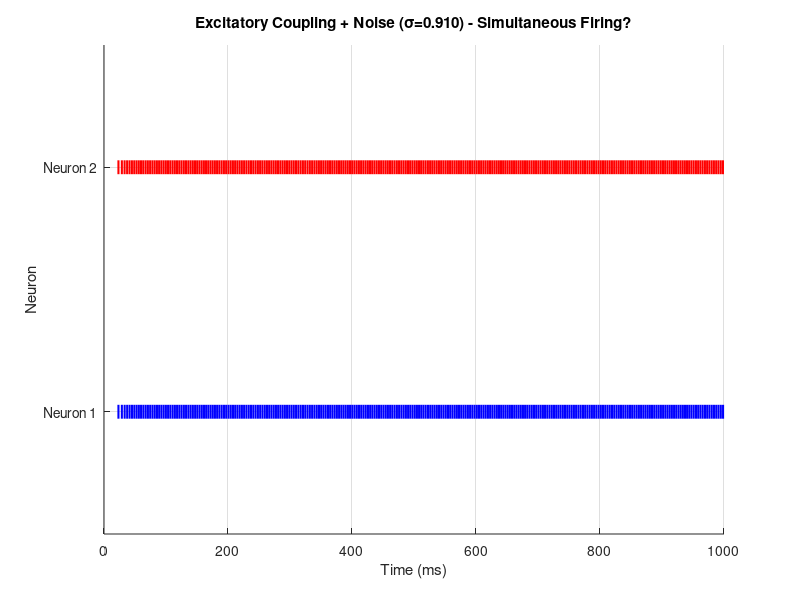
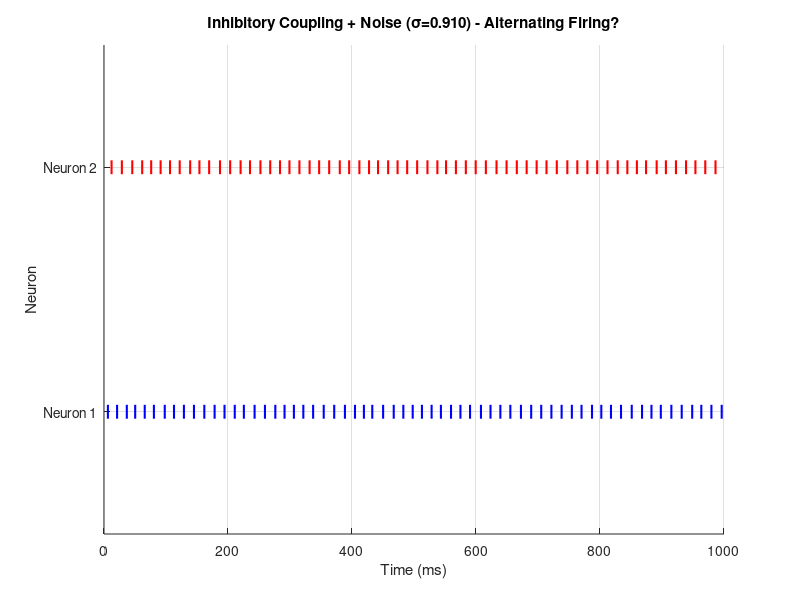

These charts were generated, in order, by the following MATLAB code:
% HW2Prob2d_CoupledLIF_WithNoise.m
% -------------------------------------------------------------------------
% Simulates two mutually coupled LIF neurons WITH independent Gaussian noise.
% Repeats the scenarios from part (b) (Excitatory/Simultaneous,
% Inhibitory/Alternating) using the same parameters, but adds noise
% found in part (c) to observe its effect on firing patterns.
% -------------------------------------------------------------------------

clear; clc; close all;

fprintf('--- Coupled LIF Neuron Simulation with Noise ---\n');

%% === Parameters & Setup ===

% --- LIF Neuron Parameters (consistent) ---
Cm = 1.0;         % uF/cm^2
gL = 0.1;         % mS/cm^2
tau_m = Cm / gL;     % ms
V_rest = -65.0;   % mV
V_th = -55.0;     % mV
V_reset = -75.0;  % mV
t_ref = 2.0;      % ms

% --- Simulation Parameters ---
dt = 0.1;         % Time step (ms)
T_sim = 1000;     % Total simulation time (ms) = 1 second
time_vector = 0:dt:T_sim;
n_steps = length(time_vector);

% --- Noise Parameter (from part c) ---
sigma_found = 0.9102; % Noise standard deviation (uA/cm^2)

fprintf('Base LIF Params: tau_m=%.1f, V_rest=%.1f, V_th=%.1f, V_reset=%.1f, t_ref=%.1f\n', ...
    tau_m, V_rest, V_th, V_reset, t_ref);
fprintf('Simulation: T=%d ms, dt=%.2f ms\n', T_sim, dt);
fprintf('Noise level: sigma = %.4f uA/cm^2\n', sigma_found);
fprintf('--------------------------------------------------\n');


%% === Scenario (i) B: Excitatory Synapses + Noise - Target: Simultaneous Firing? ===
fprintf('\n--- Running Scenario: Excitatory + Noise - Simultaneous? ---\n');

% -- Parameters for this scenario (same synaptic/Ie as noise-free case) --
E_syn_exc = 0;      % Excitatory reversal potential
g_peak_exc_sync = 0.15; % Synaptic strength (from part b)
tau_syn_exc = 5.0;   % Synaptic decay time (from part b)
Ie_exc_sync = 1.05;  % Base Input current (from part b)

fprintf('Params: E_syn=%.1f mV, g_peak=%.3f mS/cm^2, tau_syn=%.1f ms, Ie_base=%.3f uA/cm^2\n', ...
        E_syn_exc, g_peak_exc_sync, tau_syn_exc, Ie_exc_sync);

% -- Initialization --
V = [V_rest; V_rest];
t_last_spike = [-inf; -inf];
g_syn = [0; 0];
spike_times_exc_noisy = {[], []};

% -- Simulation Loop with Noise --
for i = 1:n_steps
    t = time_vector(i);

    % Decay synaptic conductances
    g_syn = g_syn * (1 - dt/tau_syn_exc);
    g_syn = max(0, g_syn);

    % Calculate total input current including independent noise for each neuron
    noise_input = sigma_found * randn(2, 1); % Generate 2 independent noise values
    I_total = Ie_exc_sync + noise_input;     % Add noise to base current

    % Update each neuron
    for neuron_idx = 1:2
        % Synaptic current for this neuron
        I_syn = g_syn(neuron_idx) * (V(neuron_idx) - E_syn_exc);

        % Refractory check
        time_since_last = t - t_last_spike(neuron_idx);
        is_refractory = (time_since_last < t_ref);

        if is_refractory
            V(neuron_idx) = V_reset;
        else
            % Integrate voltage (LIF + Synapse + Noise)
            current_drive = I_total(neuron_idx); % Use noisy current for this neuron
            dV = ( -gL*(V(neuron_idx) - V_rest) - I_syn + current_drive ) / Cm;
            V(neuron_idx) = V(neuron_idx) + dt * dV;

            % Check for spike
            if V(neuron_idx) >= V_th
                V(neuron_idx) = V_reset;
                t_last_spike(neuron_idx) = t;
                spike_times_exc_noisy{neuron_idx}(end+1) = t;
                other_neuron = 3 - neuron_idx;
                g_syn(other_neuron) = g_syn(other_neuron) + g_peak_exc_sync;
            end
        end
    end
end

% -- Plotting for this scenario --
figure;
hold on; colors = {'b', 'r'};
plot(spike_times_exc_noisy{1}, 1 * ones(size(spike_times_exc_noisy{1})), '|', 'Color', colors{1}, 'MarkerSize', 10, 'LineWidth', 1.5);
plot(spike_times_exc_noisy{2}, 2 * ones(size(spike_times_exc_noisy{2})), '|', 'Color', colors{2}, 'MarkerSize', 10, 'LineWidth', 1.5);
hold off; ylim([0.5, 2.5]); set(gca, 'YTick', [1, 2], 'YTickLabel', {'Neuron 1', 'Neuron 2'});
xlabel('Time (ms)'); ylabel('Neuron'); xlim([0, T_sim]); grid on;
title(sprintf('Excitatory Coupling + Noise (\\sigma=%.3f) - Simultaneous Firing?', sigma_found));
fprintf(' -> Scenario complete. Check plot for effect of noise on synchrony.\n');
fprintf('--------------------------------------------------\n');


%% === Scenario (ii) A: Inhibitory Synapses + Noise - Target: Alternating Firing? ===
fprintf('\n--- Running Scenario: Inhibitory + Noise - Alternating? ---\n');

% -- Parameters for this scenario (same synaptic/Ie as noise-free case) --
E_syn_inh = -80.0;    % Inhibitory reversal potential
g_peak_inh_alt = 0.05; % Synaptic strength (from part b - successful alternation)
tau_syn_inh = 5.0;    % Synaptic decay time (from part b - successful alternation)
Ie_inh_alt = 2.0;     % Base Input current (from part b - successful alternation)

fprintf('Params: E_syn=%.1f mV, g_peak=%.3f mS/cm^2, tau_syn=%.1f ms, Ie_base=%.3f uA/cm^2\n', ...
        E_syn_inh, g_peak_inh_alt, tau_syn_inh, Ie_inh_alt);

% -- Initialization --
V = [V_rest; V_rest + 0.1]; % Slight asymmetry
t_last_spike = [-inf; -inf];
g_syn = [0; 0];
spike_times_inh_noisy = {[], []};

% -- Simulation Loop with Noise --
for i = 1:n_steps
    t = time_vector(i);

    % Decay synaptic conductances
    g_syn = g_syn * (1 - dt/tau_syn_inh);
    g_syn = max(0, g_syn);

    % Calculate total input current including independent noise
    noise_input = sigma_found * randn(2, 1);
    I_total = Ie_inh_alt + noise_input;

    % Update each neuron
    for neuron_idx = 1:2
        I_syn = g_syn(neuron_idx) * (V(neuron_idx) - E_syn_inh);
        time_since_last = t - t_last_spike(neuron_idx);
        is_refractory = (time_since_last < t_ref);

        if is_refractory
            V(neuron_idx) = V_reset;
        else
            current_drive = I_total(neuron_idx);
            dV = ( -gL*(V(neuron_idx) - V_rest) - I_syn + current_drive ) / Cm;
            V(neuron_idx) = V(neuron_idx) + dt * dV;

            if V(neuron_idx) >= V_th
                V(neuron_idx) = V_reset;
                t_last_spike(neuron_idx) = t;
                spike_times_inh_noisy{neuron_idx}(end+1) = t;
                other_neuron = 3 - neuron_idx;
                g_syn(other_neuron) = g_syn(other_neuron) + g_peak_inh_alt;
            end
        end
    end
end

% -- Plotting for this scenario --
figure;
hold on;
plot(spike_times_inh_noisy{1}, 1 * ones(size(spike_times_inh_noisy{1})), '|', 'Color', colors{1}, 'MarkerSize', 10, 'LineWidth', 1.5);
plot(spike_times_inh_noisy{2}, 2 * ones(size(spike_times_inh_noisy{2})), '|', 'Color', colors{2}, 'MarkerSize', 10, 'LineWidth', 1.5);
hold off; ylim([0.5, 2.5]); set(gca, 'YTick', [1, 2], 'YTickLabel', {'Neuron 1', 'Neuron 2'});
xlabel('Time (ms)'); ylabel('Neuron'); xlim([0, T_sim]); grid on;
title(sprintf('Inhibitory Coupling + Noise (\\sigma=%.3f) - Alternating Firing?', sigma_found));
fprintf(' -> Scenario complete. Check plot for effect of noise on alternation.\n');
fprintf('--------------------------------------------------\n');
